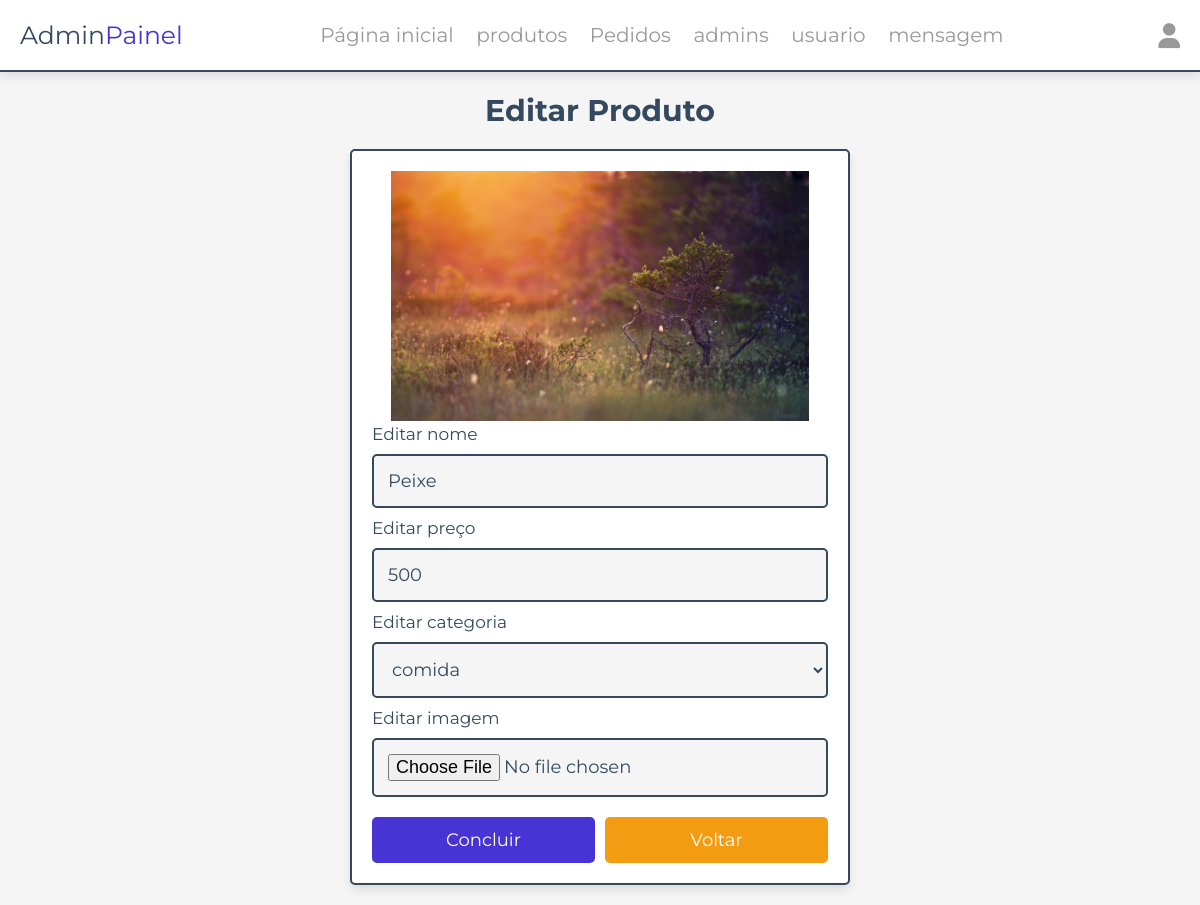
The app's page /admin/editar_produto.php?update=a6a08ec0-bbcf-49fd-89dd-2e8e1d5cf462 (signed in) with its own data.
### tables this page shows
CREATE TABLE `produtos` (
  `id` varchar(255) NOT NULL,
  `nome` varchar(100) NOT NULL,
  `categoria` varchar(100) NOT NULL,
  `preço` int(10) NOT NULL,
  `imagem` varchar(100) NOT NULL,
  `disponivel` int(11) NOT NULL,
  PRIMARY KEY (`id`)
);

### admin/editar_produto.php (the view, shortened to what this page needs)
<?php
include __DIR__ . './../components/connect.php';
?>
<!DOCTYPE html>
<html lang="pt-br">
<head>
   <link rel="stylesheet" href="https://cdnjs.cloudflare.com/ajax/libs/font-awesome/6.1.1/css/all.min.css">
   <link rel="stylesheet" href="../css/admin_style.css">
</head>
<body>
<?php include '../components/admin_cabeçalho.php' ?>
<section class="update-product">
   <h1 class="heading">Editar produto</h1>
   <?php
      $update_id = $_GET['update'];
      $show_products = $conn->prepare("SELECT * FROM `produtos` WHERE id = ?");
      $show_products->execute([$update_id]);
      if($show_products->rowCount() > 0){
         while($fetch_products = $show_products->fetch(PDO::FETCH_ASSOC)){
   ?>
   <form action="" method="POST" enctype="multipart/form-data">
      <img src="../imagem_editada/<?= $fetch_products['imagem']; ?>" alt="">
      <span>Editar nome</span>
      <input type="text" required placeholder="Insira o nome do produto" name="name" maxlength="100" class="box" value="<?= $fetch_products['nome']; ?>">
      <span>Editar preço</span>
      <input type="number" min="0" max="9999999999" required placeholder="Insira o preço" name="price" onkeypress="if(this.value.length == 10) return false;" class="box" value="<?= $fetch_products['preço']; ?>">
      <span>Editar categoria</span>
      <select name="category" class="box" required>
         <option selected value="<?= $fetch_products['categoria']; ?>"><?= $fetch_products['categoria']; ?></option>
      </select>
      <span>Editar imagem</span>
      <input type="file" name="image" class="box" accept="image/jpg, image/jpeg, image/png, image/webp">
      <div class="flex-btn">
         <input type="submit" value="Concluir" class="btn" name="update">
         <a href="produtos.php" class="option-btn">Voltar</a>
      </div>
   </form>
   <?php
         }
      }else{
         echo '<p class="empty">nenhum produto adicionado ainda!</p>';
      }
   ?>
</section>
</body>
</html>

### css/admin_style.css (style rules this page uses)
:root { --main-color:#4834d4; --red:#e74c3c; --orange:#f39c12; --black:#34495e; --white:#fff; --light-bg:#f5f5f5; --light-color:#999; --border:.2rem solid var(--black); --box-shadow:0 .5rem 1rem rgba(0,0,0,.1); }
* { font-family: 'Montserrat', sans-serif; margin:0; padding:0; box-sizing: border-box; text-decoration: none; outline: none; border:none; }
html { font-size: 62.5%; overflow-x: hidden; }
body { background-color: var(--light-bg); }
section { max-width: 1200px; margin:0 auto; padding:2rem; }
.btn, .delete-btn, .option-btn { display: block; margin-top: 1rem; border-radius: .5rem; cursor: pointer; width: 100%; font-size: 1.8rem; color:var(--white); padding:1.2rem 3rem; text-transform: capitalize; text-align: center; }
.btn { background-color: var(--main-color); }
.option-btn { background-color: var(--orange); }
.flex-btn { display: flex; gap:1rem; }
.heading { text-align: center; margin-bottom: 2rem; text-transform: capitalize; color:var(--black); font-size: 3rem; }
.update-product form { margin:0 auto; max-width: 50rem; background-color: var(--white); border-radius: .5rem; box-shadow: var(--box-shadow); border:var(--border); padding:2rem; }
.update-product form img { height: 25rem; width: 100%; object-fit: contain; }
.update-product form .box { background-color: var(--light-bg); border:var(--border); width: 100%; padding:1.4rem; font-size: 1.8rem; color:var(--black); border-radius: .5rem; margin: 1rem 0; }
.update-product form span { font-size: 1.7rem; color:var(--black); }

### records on screen
produtos: imagem (picture), name "Peixe", price "500", category "comida"
